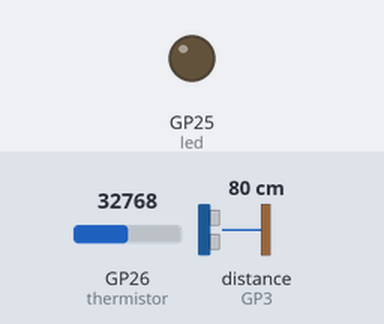
A program run on a simulated Raspberry Pi Pico running CircuitPython. On the bench: output pins drawn as LEDs (lit = HIGH). The inputs (shaded band) are chosen by the test bench; at power-on: GP26 (thermistor) = 32768, distance to the obstacle (sensor on GP3) 80 cm (analog values on the 0–65535 scale). The echo pulse lasts 58.3 µs per cm; WiFi joins after 1.5 s; the clock reads 2024-03-15 10:24:30 at power-on unless the program sets it; files the program writes start out absent; values from a settings file that is not in the repository are placeholders; deep sleep restarts the program when it ends; files that are not in the repository are absent; what the program prints to the serial console is not drawn.

Above: at 77.6 s.
Timing chart, 0 to 80.6 s (numbered marks = the images above):
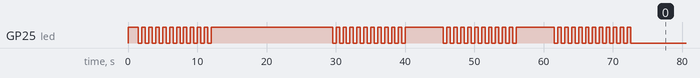

The program:

code.py
```python
import wifi
import socketpool
import os
import analogio
import math
import digitalio
import board
import time
import rtc
import json
import alarm
import microcontroller
import adafruit_ntp
import adafruit_datetime as datetime
import adafruit_hcsr04


# WiFi details
SSID = os.getenv('WIFI_SSID')
PASSWORD = os.getenv('WIFI_PASSWORD')

# NTP details
NTP_SERVER = os.getenv('NTP_SERVER')
TZ = os.getenv('TIMEZONE')

# TFTP server details
TFTP_SERVER = os.getenv('TFTP_SERVER')
TFTP_PORT = os.getenv('TFTP_PORT')

# Enable/disable printing messages to console
PRINT_OUTPUT = True

# Increase output verbosity
VERBOSE = True

# Initialize the built-in LED on Pico board and turn it off
led = digitalio.DigitalInOut(board.LED)
led.direction = digitalio.Direction.OUTPUT
led.value = False


# Indicate error state on Pico - 10 consecutive blinks on the built-in LED
def indicate_error() -> None:
    for i in range(22):
        led.value = not led.value
        time.sleep(0.5)


# Turn on/off the built-in LED
def led_light(switch) -> None:
    global led
    led.value = switch


# Print log message in console
def logprint(sev: str, service: str, message: str) -> None:
    if not PRINT_OUTPUT:
        return

    if sev.lower() == "s":
        print(f"({service.lower()}) [SUCCESS]: {message}")
    elif sev.lower() == "e":
        print(f"({service.lower()}) [ERROR]: {message}")
    else:
        print(f"({service.lower()}) [INFO]: {message}")


# Get formatted time from the input struct time
def get_format_time(current_time: struct_time) -> str:
    try:
        formatted_time = "{:04}-{:02}-{:02} {:02}:{:02}:{:02}".format(
            current_time[0], current_time[1], current_time[2],
            current_time[3], current_time[4], current_time[5])

        return formatted_time
    except Exception as e:
        logprint("e", "ntp", str(e))
        indicate_error(led)
        return None


# Synchronize and/or initialize internal RTC from Pico with an external NTP server
def sync_ntp_to_rtc(pool: socketpool.SocketPool) -> None:
    try:
        # Retrieve current time from an external NTP server
        ntp = adafruit_ntp.NTP(pool, server=NTP_SERVER, tz_offset=TZ)
        ntp_time = ntp.datetime

        # Set the internal RTC time
        rtc.RTC().datetime = ntp_time

        if VERBOSE:
            logprint("s", "ntp", f"RTC updated from NTP: {get_format_time(ntp_time)}")
    except Exception as e:
        logprint("e", "ntp", str(e))
        indicate_error()
        return


# Connect Pico to WiFi
def connect_wifi() -> socketpool.SocketPool:
    try:
        # Connect to Wi-Fi
        logprint("i", "wifi", "Connecting to Wi-Fi...")
        wifi.radio.connect(SSID, PASSWORD)
        logprint("s", "wifi", "Connected!")

        if VERBOSE:
            logprint("i", "wifi", f"IP Address: {wifi.radio.ipv4_address}")

        # Create a network socket pool
        return socketpool.SocketPool(wifi.radio)
    except Exception as e:
        logprint("e", "wifi", str(e))
        indicate_error()
        return None


# Send log file to a TFTP server
def send_log_file(pool: socketpool.SocketPool, server_ip: str, input_data: str, filename: str) -> bool:
    try:
        err_flag = False

        data = input_data.replace("'", '"')

        logprint("i", "tftp", "Sending measurement data...")

        # Create socket for network communication
        sock = pool.socket(pool.AF_INET, pool.SOCK_DGRAM)

        # Set timeout for connection
        sock.settimeout(5)

        if VERBOSE:
            curr_time = get_format_time(time.localtime())
            logprint("i", "tftp", f"Sync time: {curr_time}")

        # Build WRQ (write request) message to port 69 and send it
        mode = b'octet'
        wrq_packet = b'\x00\x02' + filename.encode() + b'\x00' + mode + b'\x00'
        sock.sendto(wrq_packet, (server_ip, TFTP_PORT))

        if VERBOSE:
            logprint("i", "tftp", "Sent WRQ packet to server...")

        # Receive ACK (block 0) from server and get a new server port for data transfer
        buffer = bytearray(516)
        bytes_received, server_address = sock.recvfrom_into(buffer)
        response = buffer[:bytes_received]

        if VERBOSE:
            logprint("i", "tftp", f"Server response: {response}, from {server_address}")

        # Check if the TFTP server acknowledged the WRQ message
        if not response.startswith(b'\x00\x04\x00\x00'):
            logprint("e", "tftp", "Server did not ACK WRQ message properly.")
            sock.close()
            indicate_error()
            return False

        if VERBOSE:
            logprint("s", "tftp", f"Server acknowledged WRQ. New port: {server_address[1]}")

        # Send data blocks to a new TFTP server port
        block_number = 1
        offset = 0
        while True:
            block = data[offset:offset+512]
            data_packet = b'\x00\x03' + block_number.to_bytes(2, 'big') + block
            sock.sendto(data_packet, server_address)

            # Wait for ACK for sent block of data
            bytes_received, _ = sock.recvfrom_into(buffer)
            response = buffer[:bytes_received]

            if VERBOSE:
                logprint("i", "tftp", f"ACK for block {block_number}: {response}")

            # Check if ACK was received for sent block of data (successful delivery)
            if not response.startswith(b'\x00\x04' + block_number.to_bytes(2, 'big')):
                logprint("e", "tftp", "Did not get proper ACK. Stopping.")
                err_flag = True
                break

            if len(block) < 512:
                logprint("s", "tftp", "File transfer complete!")
                break

            offset += 512
            block_number += 1
            time.sleep(1)  # Wait to avoid flooding the server

        # Gracefully close the connection socket and release its resources
        sock.close()

        if err_flag:
            indicate_error()
            return False

        return True
    except Exception as e:
        logprint("e", "tftp", str(e))
        indicate_error()
        return False


# Get average value from input values
def get_avg(values: list) -> float:
    summ = 0.0

    for value in values:
        summ += float(value)

    return summ / len(values)


# Get median from input values
def get_median(values: list) -> float:
    sorted_values = sorted(values)
    mid = len(sorted_values) // 2

    return (sorted_values[mid] if len(sorted_values) % 2 == 1
            else (sorted_values[mid - 1] + sorted_values[mid]) / 2)


# Execute 10 temperature measurements and return average value from these measurements
def measure_temp(thermistor, cycles = 10, sleeping = 3) -> float:
    logprint("i", "temp", "Measuring temperature...")

    temps = []

    # Voltage Divider
    voltage_in = 3.3
    resistance = 10000  # 10k Resistor

    # Steinhart Constants
    A = 0.001129148
    B = 0.000234125
    C = 0.0000000876741

    if VERBOSE:
        logprint("i", "temp", "Partial measurements:")

    for i in range(cycles):
        # Read the voltage from ADC
        voltage_out = (thermistor.value * voltage_in) / 65535

        # Calculate Resistance
        curr_resistance = (voltage_out * resistance) / (voltage_in - voltage_out)

        # Steinhart - Hart Equation
        temp_kelvin = 1 / (A + (B * math.log(curr_resistance)) + C * math.pow(math.log(curr_resistance), 3))

        # Convert from Kelvin to Celsius
        temp_celsius = temp_kelvin - 273.15

        if PRINT_OUTPUT and VERBOSE:
            print(f"\t{i+1}. Measured temperature (partial): {round(temp_celsius, 1)}°C")

        temps.append(temp_celsius)

        time.sleep(sleeping)  # Small delay before next reading

    final_temp = get_avg(temps)  # Return average value

    logprint("s", "temp", f"Measured temperature (final): {round(final_temp, 1)}°C")

    return round(final_temp, 1)


# Execute 10 distance measurements and return median value from these measurements
def measure_dist(sonar, cycles = 10, sleeping = 1) -> float:
    measurements = []

    logprint("i", "dist", "Measuring distance...")

    if VERBOSE:
        logprint("i", "dist", "Partial measurements:")

    for i in range(cycles):
        try:
            # Measure current distance
            distance = sonar.distance
            measurements.append(distance)

            if PRINT_OUTPUT and VERBOSE:
                print(f"\t{i+1}. Measured distance (partial): {round(distance, 1)} cm")
        except RuntimeError:
            continue  # Sometimes the sensor gives faulty readings

        time.sleep(sleeping)  # Small delay before next reading

    final_dist = get_median(measurements)  # Return median value

    logprint("s", "dist", f"Measured distance (final): {round(final_dist, 1)} cm")

    return round(final_dist, 1)


# Check if internal RTC is set
def is_rtc_set() -> bool:
    rtc_time = time.localtime()  # Get current RTC time
    return rtc_time[0] >= 2025  # Check if year is reasonable (2025 or more)


# Check if Pico is connected to WiFi
def is_wifi_connected() -> bool:
    return wifi.radio.connected


# Visual separator for output
def separator() -> None:
    if PRINT_OUTPUT:
        print(60*'-')


# Convert sleep time from readable form to seconds
def convert_sleep_time(value: str) -> tuple:
    if value[-1].lower() == 'h':
        hours = int(value[:-1])
        seconds = hours * 60 * 60
        if hours > 1:
            unit = "hours"
        else:
            unit = "hour"
    elif value[-1].lower() == 'm':
        minutes = int(value[:-1])
        seconds = minutes * 60
        if minutes > 1:
            unit = "minutes"
        else:
            unit = "minute"
    elif value[-1].lower() == 'd':
        days = int(value[:-1])
        seconds = days * 24 * 60 * 60
        if days > 1:
            unit = "days"
        else:
            unit = "day"
    elif value[-1].lower() == 's':
        seconds = int(value[:-1])
        if seconds > 1:
            unit = "seconds"
        else:
            unit = "second"
    else:
        logprint("e", "time", "Unknown time unit, using default value '60 seconds' as sleep time")
        unit = "seconds"
        seconds = 60

    if VERBOSE:
        logprint("i", "time", f"Sleep time '{value}' (= {int(value[:-1])} {unit}) converted to {seconds} seconds of sleep time")

    return (seconds, unit)


# Project configuration
def configuration() -> dict:
    num_of_cycles = 10
    num_of_measurements = 3

    # MUST BE IN FORMAT "<number><unit>"!
    # Available time units are 's' (seconds), 'm' (minutes), 'h' (hours), 'd' (days)
    sleep_between_cycles = "30s"
    sleep_between_temperature = "3s"
    sleep_between_distance = "1s"

    measurement_filename = "data.json"  # Filename of the measurement file
    num_of_send_retries = 3  # Number of measurement file send retries

    return {"num_of_cycles": num_of_cycles,
            "num_of_measurements": num_of_measurements,
            "sleep_between_cycles": convert_sleep_time(sleep_between_cycles),
            "sleep_between_temperature": convert_sleep_time(sleep_between_temperature),
            "sleep_between_distance": convert_sleep_time(sleep_between_distance),
            "measurement_filename": measurement_filename,
            "num_of_send_retries": num_of_send_retries}


if __name__ == "__main__":
    # Enable WiFi radio if disabled because of deep sleep
    if not wifi.radio.enabled:
        wifi.radio.enabled = True

    conf = configuration()  # Get configuration

    try:
        with open(conf["measurement_filename"], "r") as store_file:
            measurements = json.load(store_file)

            if VERBOSE:
                logprint("i", "json", "Stored measurement data loaded from JSON file")
    except Exception as e:
        logprint("e", "json", str(e))
        measurements = {"data": []}  # Initialize measurement dictionary (JSON format)

    pool = None
    send_result = False
    sonar = adafruit_hcsr04.HCSR04(trigger_pin=board.GP2, echo_pin=board.GP3)  # Initialize sonar (distance measurement)
    thermistor = analogio.AnalogIn(board.A0)  # Initialize thermistor (temperature measurement)

    cycle = int(microcontroller.nvm[0])

    #while True:
    if PRINT_OUTPUT:
        print(f"\n##### CYCLE {cycle} #####\n")

    # Turn on the built-in LED to indicate measurement start
    led_light(1)

    # Set internal RTC via NTP if not set already
    if not is_rtc_set():
        if not is_wifi_connected():
            pool = connect_wifi()
            separator()
        sync_ntp_to_rtc(pool)
        separator()
    elif VERBOSE:
        time_data = get_format_time(time.localtime())
        logprint("i", "ntp", f"Internal RTC already set to {time_data}, no need to update")
        separator()

    # Execute measurements
    temperature = measure_temp(thermistor, cycles=conf["num_of_measurements"], sleeping=conf["sleep_between_temperature"][0])
    separator()
    distance = measure_dist(sonar, cycles=conf["num_of_measurements"], sleeping=conf["sleep_between_distance"][0])
    separator()

    data_dict = {"temperature": temperature, "distance": distance, "timestamp": get_format_time(time.localtime())}
    measurements["data"].append(data_dict)

    if PRINT_OUTPUT and VERBOSE:
        print("Control output: ")
        pretty_json = "\n".join(f'  "{k}": {repr(v)}' for k, v in data_dict.items())
        print("{\n" + pretty_json + "\n}")
        separator()

    # Check if cycle threshold for sending measurement data is reached
    if cycle >= conf["num_of_cycles"]:
            # Connect to WiFi if not connected already
        if not is_wifi_connected():
            pool = connect_wifi()
            separator()

        # Try to send measurement JSON file several times, if an error occures
        retries = int(conf["num_of_send_retries"])
        for i in range(retries):
            send_result = send_log_file(pool, TFTP_SERVER, f"{measurements}", conf["measurement_filename"])

            if send_result:
                measurements["data"].clear()
                cycle = 1
                separator()
                break
            else:
                logprint("e", "tftp", "Something went wrong with the transfer, trying again...")

        if not send_result:
            measurements["data"].clear()
            cycle = 1
            separator()
            logprint("e", "tftp", "Reached retry limit, sending failed, will try again next time")
    else:
        cycle += 1

    # Turn off the built-in LED to indicate measurement stop
    led_light(0)

    sleep_period = conf["sleep_between_cycles"][0]   # Sleep between measurements
    if PRINT_OUTPUT:
        print(f"Going to deep sleep for {sleep_period} seconds...")
        separator()

    if not is_wifi_connected():
        wifi.radio.enabled = False

    microcontroller.nvm[0] = cycle  # Save cycle counter in non-volatile memory

    with open(conf["measurement_filename"], "w") as store_file:
        json.dump(measurements, store_file)

    time.sleep(5)

    time_alarm = alarm.time.TimeAlarm(monotonic_time=time.monotonic() + sleep_period)
    alarm.exit_and_deep_sleep_until_alarms(time_alarm)

#main()
```

Measured:
- by itself, GP25 (led): HIGH → LOW at 1.5 s, → HIGH 0.50 s later, → LOW 0.50 s later, → HIGH 0.50 s later, … (110 changes in this stretch)
